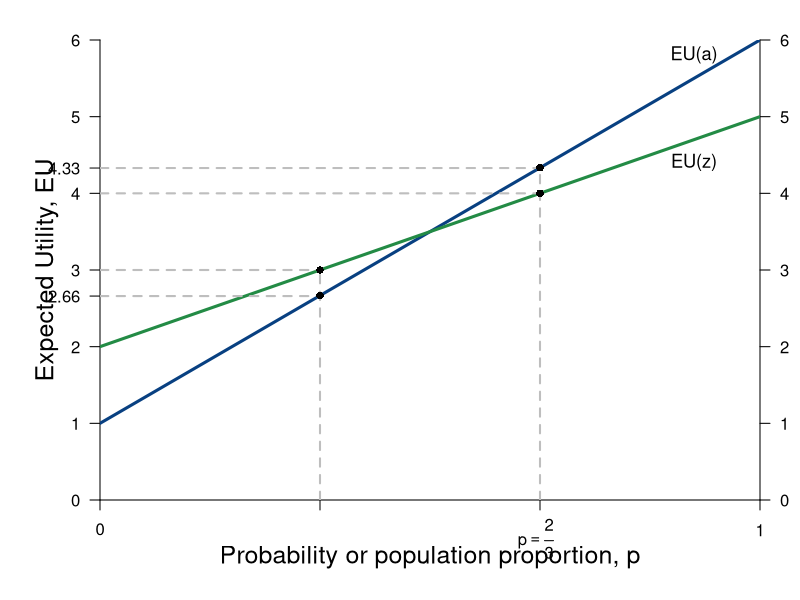

The R source for this figure:
#Graph Designer: HBG
#Authors: Bowles, Foley and Halliday
#Title: Coordination, Conflict and Competition: A Text in Microeconomics
library(shape)
pdf(file = "mathappendix/park_vs_zoo.pdf", width = 10, height = 8)
#Set parameters for graphics
axislabelsize <- 1.5
labelsize <- 1.1
graphlinewidth <- 3
segmentlinewidth <- 2

COL <- c("#7fc97f", "#beaed4", "#fdc086", "#ffff99", "#386cb0", "#f0027f", "#bf5b17", "#666666")
COLA <- c("#e0f3db", "#99d8c9","#66c2a4","#41ae76", "#238b45", "#005824")
COLB <- c("#4eb3d3", "#2b8cbe", "#0868ac","#084081")

#Edited the margins to cater for the larger LHS labels
par(mar =  c(5, 5, 2, 2))

#proportion of wealth functions

expected_pay <- function(x){
  1 +  5*x
}

expected_dont <- function(x){
  2 +  3*x
}


#Add limits on axes and levels of utility for each function 
ylims <- c(0, 6)
xlims <- c(0, 1)

npts <- 501 
x <- seq(xlims[1], xlims[2], length.out = npts)
y <- seq(ylims[1], ylims[2], length.out = npts) 

plot(0, 0, xlim = xlims, ylim = ylims, type = "n",
     xlab = expression(paste("")),
     ylab = expression(paste("")), 
     xaxt = "n", 
     yaxt = "n", 
     cex.lab = axislabelsize, 
     bty = "n", 
     xaxs="i", 
     yaxs="i"
)

#x and y limits with plain axes without ticks/numbers to match previous graph; y axes on both sides

ticksx <- c(0, 1/3, 2/3, 1)
ticksy <- c(0,  1, 2, 2.66, 3, 4, 4.33, 5, 6)
ylabels <- c(0,  1, 2, 2.66, 3, 4, 4.33, 5, 6)
ticksy2 <- seq(ylims[1], ylims[2], 1)
ylabels2 <- seq(ylims[1], ylims[2], 1)
xlabels1 <- c(0, expression(paste(p == frac(1,3))), 1)
xlabels2 <- c(0, expression(paste(p == frac(2,3))), 1)
#ylabels1 <- c(0, expression(paste(p == 4.33), 1))
#ylabels2 <- c(0, expression(paste(p == 4.33), 1))

#text(x = c(0, 12/27, 1/2, 1), par("usr")[3] - 0.2, labels = xlabels, srt = 45, pos = 1, xpd = TRUE)

axis(1, at = ticksx,  pos = 0, labels = FALSE)
text(x = c(0, 0.66, 1), par("usr")[3] - 0.2, labels = xlabels2, pos = 1, xpd = TRUE)
#text(x = c(0, 0.33, 1), par("usr")[3] - 0.2, labels = xlabels1, pos = 1, xpd = TRUE)
axis(2, at = ticksy,  pos = 0, labels = ylabels, las = 1)
axis(4, at = ticksy2, pos = xlims[2], labels = ylabels2, las=1)
#text(y = c(0, 4.33, 0, 6), par("usr")[3] - 0.2, labels = ylabels1, pos = 1, xpd = TRUE)

 
npts <- 503 
xx1 <- seq(xlims[1], xlims[2], length.out = npts)
xx2 <- seq(0, xlims[2], length.out = npts)
xx3 <- seq(xlims[1], 0, length.out = npts)
xx4 <- seq(-11, 0, length.out = npts)

#Axis labels and draw linear utility functions
text(xlims[2]*0.5, -0.75, expression(paste("Probability or population proportion, p")), xpd = TRUE, cex = axislabelsize)
text(-0.08, 3, expression(paste("Expected Utility, EU")), xpd = TRUE, cex = axislabelsize, srt = 90)


#text(41, ylims[2], expression(paste(4)), xpd = TRUE, cex = labelsize) 
#text(41, 0.75*ylims[2], expression(paste(3)), xpd = TRUE, cex = labelsize) 

lines(xx1, expected_pay(xx1), col = COLB[4], lwd = graphlinewidth)
lines(xx1, expected_dont(xx1), col = COLA[5], lwd = graphlinewidth)

segments(1/3, 0, 1/3, expected_dont(1/3), lty = 2, col = "gray", lwd = segmentlinewidth)
segments(2/3, 0, 2/3, expected_pay(2/3), lty = 2, col = "gray", lwd = segmentlinewidth)
segments(0, 3, 0.33, 3, lty = 2, col = "gray", lwd = segmentlinewidth)
segments(0, 4.33, 0.66, 4.33, lty = 2, col = "gray", lwd = segmentlinewidth)
segments(0, 2.66, 0.33, 2.66, lty = 2, col = "gray", lwd = segmentlinewidth)
segments(0, 4, 0.666, 4, lty = 2, col = "gray", lwd = segmentlinewidth)


text(0.9, 5.8, expression(paste("EU(a)")), xpd = TRUE, cex = labelsize)
text(0.9, 4.4, expression(paste("EU(z)")), xpd = TRUE, cex = labelsize)
points(1/3, expected_dont(1/3), pch = 16, col = "black", cex = 1)
points(2/3, expected_pay(2/3), pch = 16, col = "black", cex = 1)
points(2/3, expected_dont(2/3), pch = 16, col = "black", cex = 1)
points(1/3, expected_pay(1/3), pch = 16, col = "black", cex = 1)




dev.off()
